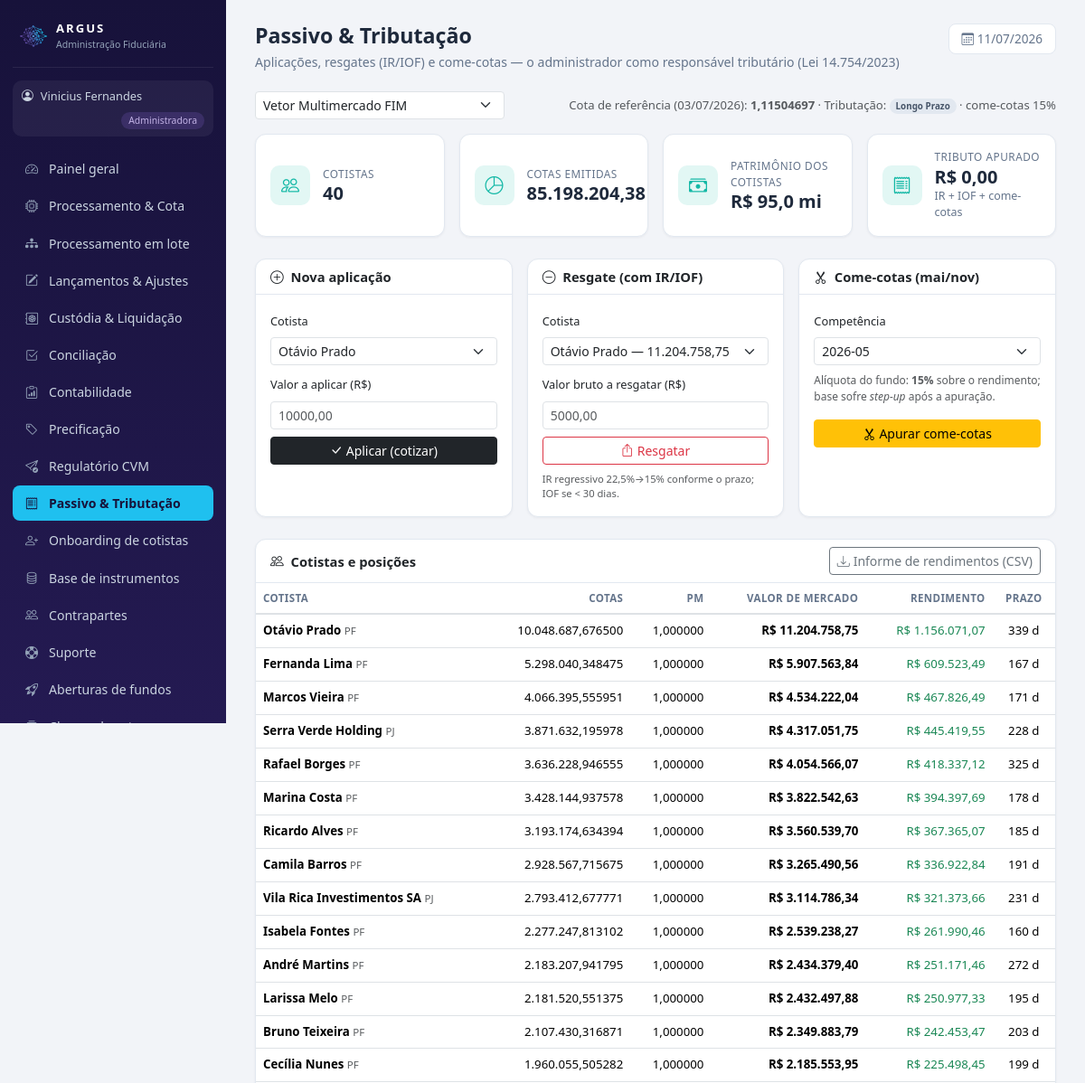
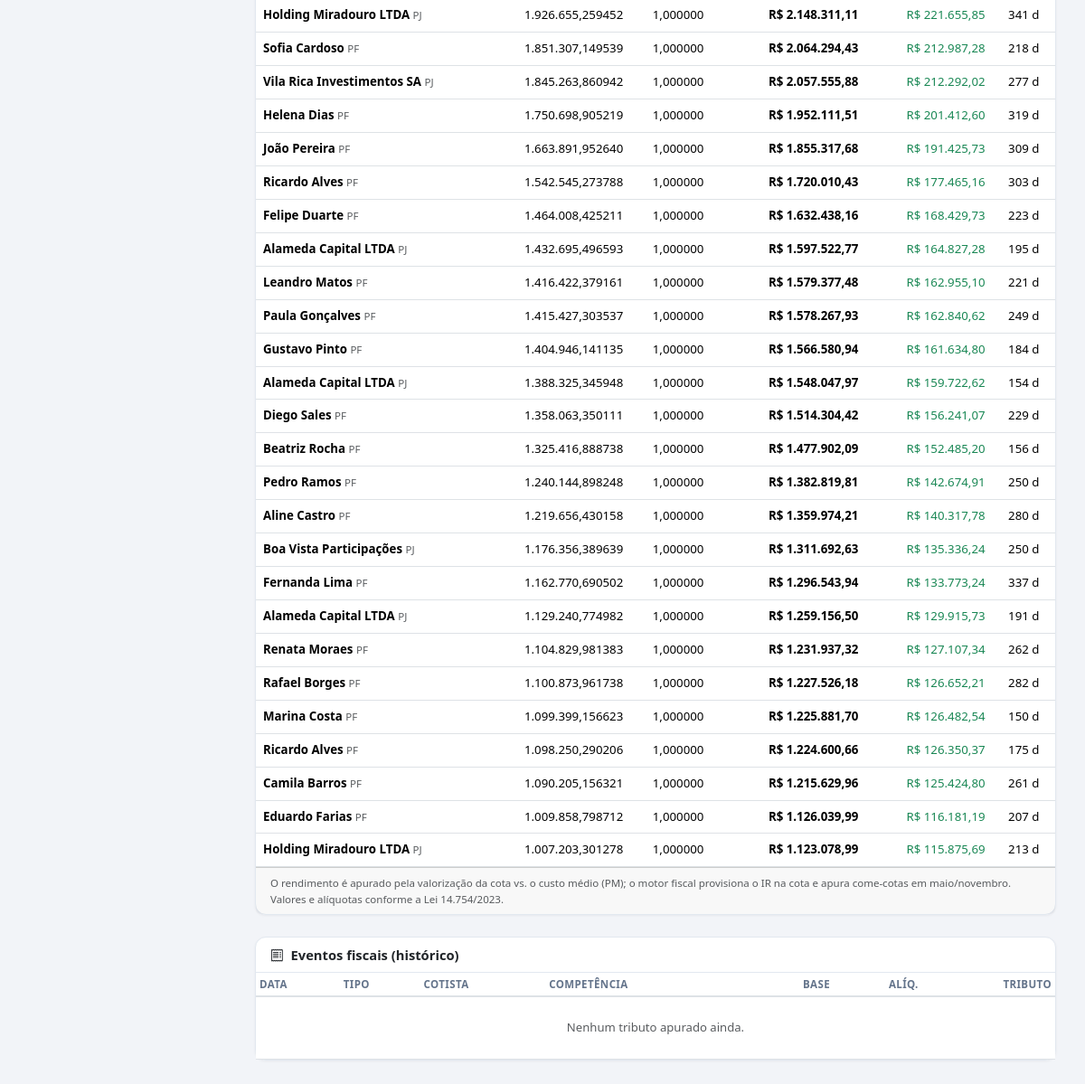
Page /admin/passivo.php (signed in) on the committed database (2 pictures, top to bottom).
### tables this page shows
CREATE TABLE usuarios (
  id INT AUTO_INCREMENT PRIMARY KEY,
  nome VARCHAR(100) NOT NULL,
  email VARCHAR(120) NOT NULL UNIQUE,
  senha VARCHAR(255) NOT NULL,         
  perfil ENUM('admin','gestor','custodia') NOT NULL,   
  fundo_id INT NULL,
  gestora VARCHAR(150) NULL,
  telefone VARCHAR(30) NULL,
  kyc_status VARCHAR(20) DEFAULT 'Pendente',
  criado_em DATETIME DEFAULT CURRENT_TIMESTAMP
);

CREATE TABLE fundos (
  id INT AUTO_INCREMENT PRIMARY KEY,
  nome VARCHAR(150) NOT NULL,
  cnpj VARCHAR(20),
  classe VARCHAR(50),                  
  publico_alvo VARCHAR(60),            
  condominio VARCHAR(20) DEFAULT 'Aberto',
  status VARCHAR(30) DEFAULT 'Ativo',  
  gestora VARCHAR(120),
  benchmark VARCHAR(30) DEFAULT 'CDI',
  tributacao VARCHAR(20) DEFAULT 'Longo Prazo',    
  provisao_despesas DECIMAL(18,2) DEFAULT 0,       
  tipo_fundo VARCHAR(10) DEFAULT 'FIF',            
  master_id INT DEFAULT NULL,                      
  taxa_adm DECIMAL(8,6) DEFAULT 0.0008,       
  taxa_gestao DECIMAL(8,6) DEFAULT 0.007,
  taxa_performance DECIMAL(8,6) DEFAULT 0,    
  caixa_atual DECIMAL(18,2) DEFAULT 0,
  pl_atual DECIMAL(18,2) DEFAULT 0,
  cota_atual DECIMAL(18,8) DEFAULT 1,
  data_abertura DATE,
  transparencia VARCHAR(12) DEFAULT 'delay_1m'   
);

CREATE TABLE cotistas (
  id INT AUTO_INCREMENT PRIMARY KEY,
  fundo_id INT NOT NULL,
  nome VARCHAR(150) NOT NULL,
  documento VARCHAR(20),
  tipo_pessoa VARCHAR(2) DEFAULT 'PF',
  cotas DECIMAL(18,6) NOT NULL,
  custo_total DECIMAL(18,2) DEFAULT NULL,    
  suitability VARCHAR(20) DEFAULT NULL,      
  kyc_status VARCHAR(20) DEFAULT 'Pendente',
  pld_status VARCHAR(20) DEFAULT 'Pendente',
  fatca_crs VARCHAR(30) DEFAULT NULL,
  termo_aceite DATETIME NULL,
  data_entrada DATE,
  banco VARCHAR(60) NULL,              
  agencia VARCHAR(10) NULL,            
  conta VARCHAR(20) NULL,              
  pix_chave VARCHAR(80) NULL,
  conta_id INT NULL,                   
  FOREIGN KEY (fundo_id) REFERENCES fundos(id)
);

### admin/passivo.php (the view, shortened to what the rows shown need)
<?php
require_once __DIR__ . '/../config/db.php';
require_once __DIR__ . '/../includes/auth.php';
require_once __DIR__ . '/../includes/layout.php';
require_once __DIR__ . '/../includes/passivo.php';
$u = exigir_perfil('admin');
$fundos = $pdo->query("SELECT * FROM fundos WHERE status='Ativo' ORDER BY pl_atual DESC")->fetchAll();
$fid = (int)($_SESSION['admin_fundo_id'] ?? ($fundos[0]['id'] ?? 0));
$fundo = null;
foreach ($fundos as $f) if ((int)$f['id'] === $fid) $fundo = $f;
$dataRef = $fundo ? (ultima_data_cota($pdo, $fid) ?: date('Y-m-d')) : date('Y-m-d');
$cotaRef = $fundo ? (cota_em($pdo, $fid, $dataRef) ?: (float)$fundo['cota_atual']) : 1.0;
$cotistas = [];
if ($fundo) {
    $st = $pdo->prepare('SELECT * FROM cotistas WHERE fundo_id = ? ORDER BY cotas DESC');
    $st->execute([$fid]);
    $cotistas = $st->fetchAll();
}
$tribFundo = $fundo['tributacao'] ?? 'Longo Prazo';
$aliqCC = aliquota_come_cotas($tribFundo);
page_start('Passivo & Tributação', 'Passivo & Tributação', $u,
    'Aplicações, resgates (IR/IOF) e come-cotas — o administrador como responsável tributário (Lei 14.754/2023)');
?>
<div class="d-flex justify-content-between align-items-center flex-wrap gap-2 mb-3">
  <form method="get">
    <select name="fundo_id" class="form-select form-select-sm" onchange="this.form.submit()">
    </select>
  </form>
  <div style="font-size:.82rem" class="text-muted">
    Cota de referência (<?= data_br($dataRef) ?>): <b><?= number_format($cotaRef, 8, ',', '.') ?></b> ·
    Tributação: <?= badge($tribFundo, $tribFundo === 'Ações' ? 'info' : 'secondary') ?>
    <?= $aliqCC !== null ? '· come-cotas ' . number_format($aliqCC, 0, ',', '.') . '%' : '· sem come-cotas' ?>
  </div>
</div>
<div class="row g-3 mb-4">
  <div class="col-lg-4">
    <div class="card h-100">
      <div class="card-body">
        <?php if ($aliqCC === null): ?>
          <div class="alert alert-info py-2" style="font-size:.8rem">Fundo de <b>ações/isento</b>: não há come-cotas. O IR incide apenas no resgate.</div>
        <?php else: ?>
          <form method="post" onsubmit="return confirm('Apurar o come-cotas? As cotas dos cotistas serão reduzidas pelo tributo.')">
            <label class="form-label" style="font-size:.8rem">Competência</label>
            <select name="competencia" class="form-select form-select-sm mb-2">
              <?php $ano = (int)substr($dataRef, 0, 4); foreach (["$ano-05", "$ano-11", ($ano - 1) . '-11', ($ano - 1) . '-05'] as $cmp): ?>
                <option value="<?= $cmp ?>"><?= $cmp ?></option>
              <?php endforeach; ?>
            </select>
            <p class="text-muted" style="font-size:.75rem">Alíquota do fundo: <b><?= number_format($aliqCC, 0, ',', '.') ?>%</b> sobre o rendimento; base sofre <i>step-up</i> após a apuração.</p>
            <button name="come_cotas" value="1" class="btn btn-sm btn-warning w-100"><i class="bi bi-scissors me-1"></i>Apurar come-cotas</button>
          </form>
        <?php endif; ?>
      </div>
    </div>
  </div>
</div>
<div class="card mb-4">
  <div class="card-body p-0">
    <table class="table table-hover align-middle mb-0" style="font-size:.83rem">
      <thead><tr><th>Cotista</th><th class="text-end">Cotas</th><th class="text-end">PM</th>
        <th class="text-end">Valor de mercado</th><th class="text-end">Rendimento</th><th class="text-center">Prazo</th></tr></thead>
      <tbody>
      <?php foreach ($cotistas as $c):
          $pm = pm_cotista($c);
          $vm = (float)$c['cotas'] * $cotaRef;
          $custo = $c['custo_total'] !== null ? (float)$c['custo_total'] : (float)$c['cotas'];
          $rend = $vm - $custo;
          $dias = dias_entre($c['data_entrada'] ?? null, $dataRef); ?>
        <tr>
          <td><b><?= e_html($c['nome']) ?></b> <span class="text-muted" style="font-size:.72rem"><?= e_html($c['tipo_pessoa']) ?></span></td>
          <td class="text-end"><?= number_format((float)$c['cotas'], 6, ',', '.') ?></td>
          <td class="text-end"><?= number_format($pm, 6, ',', '.') ?></td>
          <td class="text-end"><b><?= moeda($vm) ?></b></td>
          <td class="text-end <?= $rend >= 0 ? 'text-success' : 'text-danger' ?>"><?= moeda($rend) ?></td>
          <td class="text-center"><?= $dias ?> d</td>
        </tr>
      <?php endforeach; ?>
      </tbody>
    </table>
  </div>
</div>
<div class="card">
  <div class="card-body p-0">
    <table class="table table-sm table-hover align-middle mb-0" style="font-size:.82rem">
      <thead><tr><th>Data</th><th>Tipo</th><th>Cotista</th><th>Competência</th>
        <th class="text-end">Base</th><th class="text-end">Alíq.</th><th class="text-end">Tributo</th></tr></thead>
    </table>
  </div>
</div>
<?php page_end();

### includes/layout.php (shortened to what the rows shown need)
<?php
require_once __DIR__ . '/helpers.php';
function menu_itens(array $u): array {
    $b = base_url();
    if ($u['perfil'] === 'admin') {
        return [
            ['Painel geral',        $b.'admin/index.php',          'bi-speedometer2'],
            ['Processamento & Cota', $b.'admin/processamento.php', 'bi-cpu'],
            ['Processamento em lote', $b.'admin/batch.php',        'bi-diagram-3-fill'],
            ['Lançamentos & Ajustes', $b.'admin/lancamentos.php',  'bi-pencil-square'],
            ['Custódia & Liquidação', $b.'admin/custodia.php',     'bi-safe2'],
            ['Conciliação',         $b.'admin/conciliacao.php',    'bi-check2-square'],
            ['Contabilidade',       $b.'admin/contabilidade.php',  'bi-clipboard-data'],
            ['Precificação',        $b.'admin/precificacao.php',   'bi-tag'],
            ['Regulatório CVM',     $b.'admin/regulatorio.php',    'bi-send-check'],
            ['Passivo & Tributação', $b.'admin/passivo.php',       'bi-receipt'],
            ['Onboarding de cotistas', $b.'admin/onboarding_cotista.php', 'bi-person-plus'],
            ['Base de instrumentos', $b.'admin/ativos.php',        'bi-database'],
            ['Contrapartes',        $b.'admin/contrapartes.php',   'bi-people'],
            ['Suporte',             $b.'admin/tickets.php',        'bi-life-preserver'],
            ['Aberturas de fundos', $b.'admin/aberturas.php',      'bi-rocket-takeoff'],
            ['Classes de cotas',    $b.'admin/classes.php',        'bi-collection'],
            ['Classes & Subclasses', $b.'admin/subclasses.php',    'bi-diagram-3'],
            ['FIP / Private Equity', $b.'admin/fip.php',           'bi-building-gear'],
            ['Carteiras',           $b.'admin/carteiras.php',      'bi-collection'],
            ['Pendências',          $b.'admin/pendencias.php',     'bi-list-task'],
            ['IA · Fraude',         $b.'admin/fraude.php',         'bi-shield-exclamation'],
            ['Repasses',            $b.'admin/repasses.php',       'bi-cash-stack'],
            ['Fundos & Clientes',   $b.'admin/fundos.php',         'bi-folder-plus'],
        ];
    }
    global $pdo;
    $itens = [
        ['Visão geral',       $b.'gestor/index.php',        'bi-speedometer2'],
        ['Aprovação de cota', $b.'gestor/cotas.php',        'bi-clipboard-check'],
        ['Boletar operação',  $b.'gestor/boletas.php',      'bi-receipt-cutoff'],
        ['Catálogo de ativos', $b.'gestor/ativos.php',      'bi-database'],
        ['Carteira',          $b.'gestor/carteira.php',     'bi-pie-chart'],
        ['Caixa & Fluxo',     $b.'gestor/caixa.php',        'bi-wallet2'],
        ['Cotistas',          $b.'gestor/cotistas.php',     'bi-people'],
        ['Acessos & transparência', $b.'gestor/acessos.php', 'bi-key'],
        ['Performance',       $b.'gestor/performance.php',  'bi-graph-up-arrow'],
        ['Relatórios',        $b.'gestor/relatorios.php',   'bi-file-earmark-text'],
        ['Enquadramento',     $b.'gestor/enquadramento.php','bi-check-circle'],
        ['Assembleias',       $b.'gestor/assembleias.php',  'bi-megaphone'],
        ['Comunicados',       $b.'gestor/comunicados.php',  'bi-chat-left-text'],
        ['Chamados de cotistas', $b.'gestor/chamados_cotistas.php', 'bi-chat-dots'],
        ['Equipe do fundo',   $b.'gestor/equipe.php',       'bi-people-fill'],
        ['Criar fundo',       $b.'gestor/novo_fundo.php',   'bi-plus-square'],
        ['Suporte',           $b.'gestor/tickets.php',      'bi-life-preserver'],
    ];
    $livres = ['Equipe do fundo', 'Criar fundo', 'Suporte'];
    $fundo = fundo_do_usuario($pdo, $u);
    $fid = (int)$fundo['id'];
    $principal = eh_principal($pdo, $u, $fid);
    $mapa = permissao_de_menu();
    return array_values(array_filter($itens, function ($it) use ($mapa, $principal, $pdo, $u, $fid, $livres) {
        if (in_array($it[0], $livres, true)) return true;
        $req = $mapa[$it[0]] ?? null;
        if ($req === null) return true;
        if ($req === '__principal__') return $principal;
        return $principal || pode($pdo, $u, $fid, $req);
    }));
}
function page_start(string $titulo, string $ativo, array $u, string $subtitulo = ''): void {
    $b = base_url();
    $perfilRotulo = ['admin' => 'Administradora', 'gestor' => 'Gestor', 'custodia' => 'Custodiante'][$u['perfil']] ?? $u['perfil'];
    $perfilCor    = ['admin' => 'gold', 'gestor' => 'teal'][$u['perfil']] ?? 'blue';
    ?><!DOCTYPE html>
<html lang="pt-BR">
<head>
<link href="https://cdn.jsdelivr.net/npm/bootstrap@5.3.3/dist/css/bootstrap.min.css" rel="stylesheet">
<link href="https://cdn.jsdelivr.net/npm/bootstrap-icons@1.11.3/font/bootstrap-icons.min.css" rel="stylesheet">
<link href="https://cdn.jsdelivr.net/npm/flatpickr@4.6.13/dist/flatpickr.min.css" rel="stylesheet">
<link href="<?= $b ?>assets/css/style.css" rel="stylesheet">
</head>
<body>
<div class="app-wrap">
  <aside class="sidebar">
    <div class="brand">
      <img src="<?= $b ?>assets/favicon.png" class="brand-mark" alt="Argus">
      <div>
      </div>
    </div>
    <div class="perfil-chip chip-<?= $perfilCor ?>">
      <i class="bi bi-person-circle"></i> <?= e_html($u['nome']) ?>
      <span><?= $perfilRotulo ?></span>
    </div>
    <nav class="menu">
      <?php foreach (menu_itens($u) as [$rotulo, $href, $icone]): ?>
        <a href="<?= $href ?>" class="<?= $rotulo === $ativo ? 'ativo' : '' ?>">
        </a>
      <?php endforeach; ?>
    </nav>
  </aside>
  <main class="conteudo">
    <div class="titulo-pagina">
      <div>
        <h1><?= e_html($titulo) ?></h1>
      </div>
    </div>
<?php
}
function page_end(): void {
    ?>
  </main>
</div>
</body>
</html><?php
}

### includes/helpers.php (shortened to what the rows shown need)
<?php
function moeda($v, int $dec = 2): string {
    return 'R$ ' . number_format((float)$v, $dec, ',', '.');
}
function e_html($s): string { return htmlspecialchars((string)$s, ENT_QUOTES, 'UTF-8'); }
function badge(string $texto, string $cor): string {
    return '<span class="badge badge-soft-' . $cor . '">' . e_html($texto) . '</span>';
}
function data_br($d): string {
    return date('d/m/Y', strtotime($d));
}
function ultima_data_cota(PDO $pdo, int $fid): ?string {
    $st = $pdo->prepare('SELECT MAX(data_ref) FROM cotas_historico WHERE fundo_id = ?');
    $st->execute([$fid]);
    return $st->fetchColumn() ?: null;
}
function cota_em(PDO $pdo, int $fid, string $data): ?float {
    $st = $pdo->prepare('SELECT valor_cota FROM cotas_historico WHERE fundo_id = ? AND data_ref <= ? ORDER BY data_ref DESC LIMIT 1');
    $st->execute([$fid, $data]);
    $v = $st->fetchColumn();
    return $v !== false ? (float)$v : null;
}

### rows in the picture
usuarios: nome "Vinicius Fernandes", perfil "Administradora"
fundos: tributacao "Longo Prazo", tributacao "15"
cotistas: nome "Otávio Prado", tipo_pessoa "PF", cotas "10.048.687,676500", pm "1,000000", vm "R$ 11.204.758,75", rend "R$ 1.156.071,07", dias "339"
cotistas: nome "Fernanda Lima", tipo_pessoa "PF", cotas "5.298.040,348475", pm "1,000000", vm "R$ 5.907.563,84", rend "R$ 609.523,49", dias "167"
cotistas: nome "Marcos Vieira", tipo_pessoa "PF", cotas "4.066.395,555951", pm "1,000000", vm "R$ 4.534.222,04", rend "R$ 467.826,49", dias "171"
cotistas: nome "Serra Verde Holding", tipo_pessoa "PJ", cotas "3.871.632,195978", pm "1,000000", vm "R$ 4.317.051,75", rend "R$ 445.419,55", dias "228"
cotistas: nome "Rafael Borges", tipo_pessoa "PF", cotas "3.636.228,946555", pm "1,000000", vm "R$ 4.054.566,07", rend "R$ 418.337,12", dias "325"
cotistas: nome "Marina Costa", tipo_pessoa "PF", cotas "3.428.144,937578", pm "1,000000", vm "R$ 3.822.542,63", rend "R$ 394.397,69", dias "178"
cotistas: nome "Ricardo Alves", tipo_pessoa "PF", cotas "3.193.174,634394", pm "1,000000", vm "R$ 3.560.539,70", rend "R$ 367.365,07", dias "185"
cotistas: nome "Camila Barros", tipo_pessoa "PF", cotas "2.928.567,715675", pm "1,000000", vm "R$ 3.265.490,56", rend "R$ 336.922,84", dias "191"
cotistas: nome "Vila Rica Investimentos SA", tipo_pessoa "PJ", cotas "2.793.412,677771", pm "1,000000", vm "R$ 3.114.786,34", rend "R$ 321.373,66", dias "231"
cotistas: nome "Isabela Fontes", tipo_pessoa "PF", cotas "2.277.247,813102", pm "1,000000", vm "R$ 2.539.238,27", rend "R$ 261.990,46", dias "160"
cotistas: nome "André Martins", tipo_pessoa "PF", cotas "2.183.207,941795", pm "1,000000", vm "R$ 2.434.379,40", rend "R$ 251.171,46", dias "272"
cotistas: nome "Larissa Melo", tipo_pessoa "PF", cotas "2.181.520,551375", pm "1,000000", vm "R$ 2.432.497,88", rend "R$ 250.977,33", dias "195"
cotistas: nome "Bruno Teixeira", tipo_pessoa "PF", cotas "2.107.430,316871", pm "1,000000", vm "R$ 2.349.883,79", rend "R$ 242.453,47", dias "203"
cotistas: nome "Cecília Nunes", tipo_pessoa "PF", cotas "1.960.055,505282", pm "1,000000", vm "R$ 2.185.553,95", rend "R$ 225.498,45", dias "199"
cotistas: nome "Holding Miradouro LTDA", tipo_pessoa "PJ", cotas "1.926.655,259452", pm "1,000000", vm "R$ 2.148.311,11", rend "R$ 221.655,85", dias "341"
cotistas: nome "Sofia Cardoso", tipo_pessoa "PF", cotas "1.851.307,149539", pm "1,000000", vm "R$ 2.064.294,43", rend "R$ 212.987,28", dias "218"
cotistas: nome "Vila Rica Investimentos SA", tipo_pessoa "PJ", cotas "1.845.263,860942", pm "1,000000", vm "R$ 2.057.555,88", rend "R$ 212.292,02", dias "277"
cotistas: nome "Helena Dias", tipo_pessoa "PF", cotas "1.750.698,905219", pm "1,000000", vm "R$ 1.952.111,51", rend "R$ 201.412,60", dias "319"
cotistas: nome "João Pereira", tipo_pessoa "PF", cotas "1.663.891,952640", pm "1,000000", vm "R$ 1.855.317,68", rend "R$ 191.425,73", dias "309"
cotistas: nome "Ricardo Alves", tipo_pessoa "PF", cotas "1.542.545,273788", pm "1,000000", vm "R$ 1.720.010,43", rend "R$ 177.465,16", dias "303"
cotistas: nome "Felipe Duarte", tipo_pessoa "PF", cotas "1.464.008,425211", pm "1,000000", vm "R$ 1.632.438,16", rend "R$ 168.429,73", dias "223"
cotistas: nome "Alameda Capital LTDA", tipo_pessoa "PJ", cotas "1.432.695,496593", pm "1,000000", vm "R$ 1.597.522,77", rend "R$ 164.827,28", dias "195"
cotistas: nome "Leandro Matos", tipo_pessoa "PF", cotas "1.416.422,379161", pm "1,000000", vm "R$ 1.579.377,48", rend "R$ 162.955,10", dias "221"
cotistas: nome "Paula Gonçalves", tipo_pessoa "PF", cotas "1.415.427,303537", pm "1,000000", vm "R$ 1.578.267,93", rend "R$ 162.840,62", dias "249"
cotistas: nome "Gustavo Pinto", tipo_pessoa "PF", cotas "1.404.946,141135", pm "1,000000", vm "R$ 1.566.580,94", rend "R$ 161.634,80", dias "184"
cotistas: nome "Alameda Capital LTDA", tipo_pessoa "PJ", cotas "1.388.325,345948", pm "1,000000", vm "R$ 1.548.047,97", rend "R$ 159.722,62", dias "154"
cotistas: nome "Diego Sales", tipo_pessoa "PF", cotas "1.358.063,350111", pm "1,000000", vm "R$ 1.514.304,42", rend "R$ 156.241,07", dias "229"
cotistas: nome "Beatriz Rocha", tipo_pessoa "PF", cotas "1.325.416,888738", pm "1,000000", vm "R$ 1.477.902,09", rend "R$ 152.485,20", dias "156"
cotistas: nome "Pedro Ramos", tipo_pessoa "PF", cotas "1.240.144,898248", pm "1,000000", vm "R$ 1.382.819,81", rend "R$ 142.674,91", dias "250"
cotistas: nome "Aline Castro", tipo_pessoa "PF", cotas "1.219.656,430158", pm "1,000000", vm "R$ 1.359.974,21", rend "R$ 140.317,78", dias "280"
cotistas: nome "Boa Vista Participações", tipo_pessoa "PJ", cotas "1.176.356,389639", pm "1,000000", vm "R$ 1.311.692,63", rend "R$ 135.336,24", dias "250"
cotistas: nome "Fernanda Lima", tipo_pessoa "PF", cotas "1.162.770,690502", pm "1,000000", vm "R$ 1.296.543,94", rend "R$ 133.773,24", dias "337"
cotistas: nome "Alameda Capital LTDA", tipo_pessoa "PJ", cotas "1.129.240,774982", pm "1,000000", vm "R$ 1.259.156,50", rend "R$ 129.915,73", dias "191"
cotistas: nome "Renata Moraes", tipo_pessoa "PF", cotas "1.104.829,981383", pm "1,000000", vm "R$ 1.231.937,32", rend "R$ 127.107,34", dias "262"
cotistas: nome "Rafael Borges", tipo_pessoa "PF", cotas "1.100.873,961738", pm "1,000000", vm "R$ 1.227.526,18", rend "R$ 126.652,21", dias "282"
cotistas: nome "Marina Costa", tipo_pessoa "PF", cotas "1.099.399,156623", pm "1,000000", vm "R$ 1.225.881,70", rend "R$ 126.482,54", dias "150"
cotistas: nome "Ricardo Alves", tipo_pessoa "PF", cotas "1.098.250,290206", pm "1,000000", vm "R$ 1.224.600,66", rend "R$ 126.350,37", dias "175"
cotistas: nome "Camila Barros", tipo_pessoa "PF", cotas "1.090.205,156321", pm "1,000000", vm "R$ 1.215.629,96", rend "R$ 125.424,80", dias "261"
cotistas: nome "Eduardo Farias", tipo_pessoa "PF", cotas "1.009.858,798712", pm "1,000000", vm "R$ 1.126.039,99", rend "R$ 116.181,19", dias "207"
cotistas: nome "Holding Miradouro LTDA", tipo_pessoa "PJ", cotas "1.007.203,301278", pm "1,000000", vm "R$ 1.123.078,99", rend "R$ 115.875,69", dias "213"

### other values in the picture
e_html($rotulo) "Painel geral"
e_html($rotulo) "Processamento & Cota"
e_html($rotulo) "Processamento em lote"
e_html($rotulo) "Lançamentos & Ajustes"
e_html($rotulo) "Custódia & Liquidação"
e_html($rotulo) "Conciliação"
e_html($rotulo) "Contabilidade"
e_html($rotulo) "Precificação"
e_html($rotulo) "Regulatório CVM"
e_html($rotulo) "Passivo & Tributação"
e_html($rotulo) "Onboarding de cotistas"
e_html($rotulo) "Base de instrumentos"
e_html($rotulo) "Contrapartes"
e_html($rotulo) "Suporte"
e_html($rotulo) "Aberturas de fundos"
